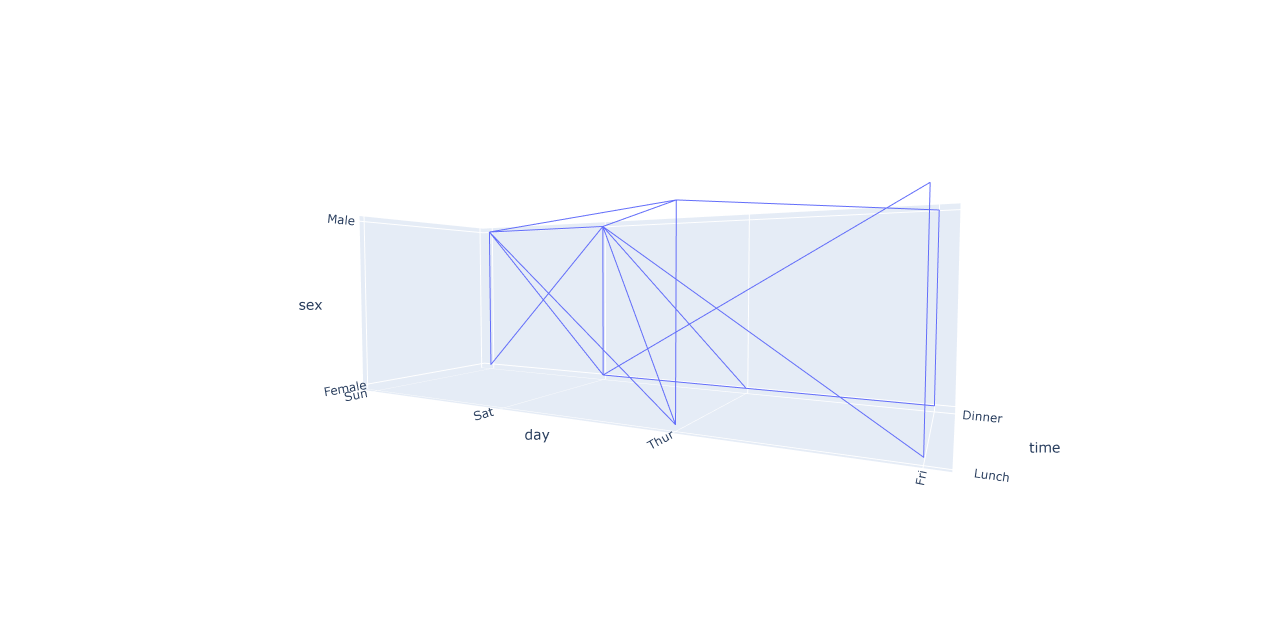

Python code for this plot:
import plotly.express as px # Biblioteca usada para criar gráficos

df = px.data.tips() # DataFrame com conjunto de dados
fig = px.line_3d(df, x = 'time',
                     y = 'day',
                     z = 'sex') # Cria o objeto com os dados de x e y automaticamente por plotly.
fig.show() # Plota o gráfico

# plotly.express pode criar toda a fígura de uma só vez. Ele usa a graph_objects internamente
